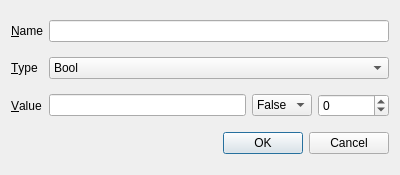
<?xml version="1.0" encoding="UTF-8"?>
<ui version="4.0">
 <class>SaveVariableEditor</class>
 <widget class="QDialog" name="SaveVariableEditor">
  <property name="geometry">
   <rect>
    <x>0</x>
    <y>0</y>
    <width>400</width>
    <height>175</height>
   </rect>
  </property>
  <property name="windowTitle">
   <string>Variable Editor</string>
  </property>
  <layout class="QGridLayout" name="gridLayout">
   <item row="0" column="0">
    <widget class="QLabel" name="lblName">
     <property name="text">
      <string>&amp;Name</string>
     </property>
     <property name="buddy">
      <cstring>leName</cstring>
     </property>
    </widget>
   </item>
   <item row="0" column="1">
    <widget class="QLineEdit" name="leName"/>
   </item>
   <item row="1" column="0">
    <widget class="QLabel" name="lblType">
     <property name="text">
      <string>&amp;Type</string>
     </property>
     <property name="buddy">
      <cstring>cbType</cstring>
     </property>
    </widget>
   </item>
   <item row="1" column="1">
    <widget class="QComboBox" name="cbType">
     <item>
      <property name="text">
       <string>Bool</string>
      </property>
     </item>
     <item>
      <property name="text">
       <string>Number</string>
      </property>
     </item>
     <item>
      <property name="text">
       <string>String</string>
      </property>
     </item>
    </widget>
   </item>
   <item row="2" column="0">
    <widget class="QLabel" name="lblValue">
     <property name="text">
      <string>&amp;Value</string>
     </property>
     <property name="buddy">
      <cstring>cbValue</cstring>
     </property>
    </widget>
   </item>
   <item row="2" column="1">
    <layout class="QHBoxLayout" name="horizontalLayout">
     <item>
      <widget class="QLineEdit" name="leValue"/>
     </item>
     <item>
      <widget class="QComboBox" name="cbValue">
       <item>
        <property name="text">
         <string>False</string>
        </property>
       </item>
       <item>
        <property name="text">
         <string>True</string>
        </property>
       </item>
      </widget>
     </item>
     <item>
      <widget class="QSpinBox" name="sbValue">
       <property name="minimum">
        <number>-999999999</number>
       </property>
       <property name="maximum">
        <number>999999999</number>
       </property>
      </widget>
     </item>
    </layout>
   </item>
   <item row="3" column="1">
    <widget class="QDialogButtonBox" name="buttonBox">
     <property name="orientation">
      <enum>Qt::Horizontal</enum>
     </property>
     <property name="standardButtons">
      <set>QDialogButtonBox::Cancel|QDialogButtonBox::Ok</set>
     </property>
    </widget>
   </item>
  </layout>
 </widget>
 <tabstops>
  <tabstop>leName</tabstop>
  <tabstop>cbValue</tabstop>
  <tabstop>sbValue</tabstop>
  <tabstop>leValue</tabstop>
  <tabstop>buttonBox</tabstop>
 </tabstops>
 <resources/>
 <connections>
  <connection>
   <sender>buttonBox</sender>
   <signal>accepted()</signal>
   <receiver>SaveVariableEditor</receiver>
   <slot>accept()</slot>
   <hints>
    <hint type="sourcelabel">
     <x>248</x>
     <y>254</y>
    </hint>
    <hint type="destinationlabel">
     <x>157</x>
     <y>274</y>
    </hint>
   </hints>
  </connection>
  <connection>
   <sender>buttonBox</sender>
   <signal>clicked(QAbstractButton*)</signal>
   <receiver>SaveVariableEditor</receiver>
   <slot>reject()</slot>
   <hints>
    <hint type="sourcelabel">
     <x>316</x>
     <y>260</y>
    </hint>
    <hint type="destinationlabel">
     <x>286</x>
     <y>274</y>
    </hint>
   </hints>
  </connection>
  <connection>
   <sender>cbType</sender>
   <signal>currentTextChanged(QString)</signal>
   <receiver>SaveVariableEditor</receiver>
   <slot>updateType(QString)</slot>
   <hints>
    <hint type="sourcelabel">
     <x>223</x>
     <y>55</y>
    </hint>
    <hint type="destinationlabel">
     <x>199</x>
     <y>84</y>
    </hint>
   </hints>
  </connection>
 </connections>
 <slots>
  <slot>updateType(QString)</slot>
 </slots>
</ui>
